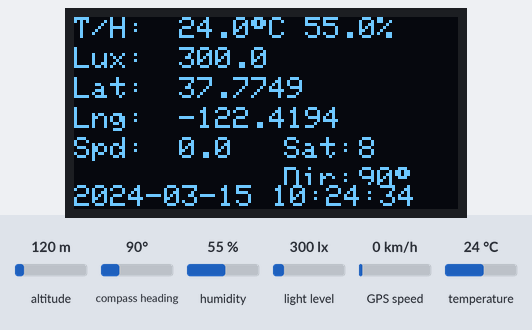
Simulated run of this sketch. Board: ESP32. Shown: 128×64 one-colour display. The inputs (shaded band) are chosen by the test bench; at power-on: compass heading 90°, humidity 55 %, light level 300 lx, GPS speed 0 km/h, temperature 24 °C, altitude 120 m. WiFi joins after 1.5 s; servers stay silent unless stated; storage starts empty; the GPS gets a fix after 3 s at 37.7749, -122.4194 with 8 satellites; what the sketch prints to the serial monitor is not drawn.

Above: at 4.8 s.
4.9 s: compass heading set to 7°
At 6.4 s:
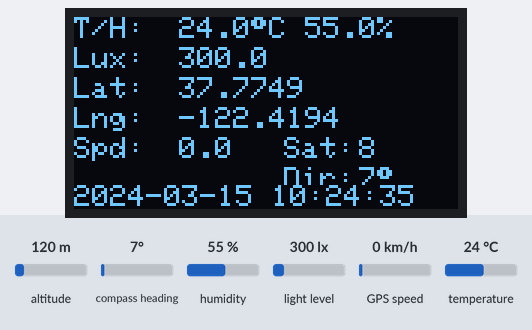
7.2 s: humidity set to 22 %
At 8.5 s:
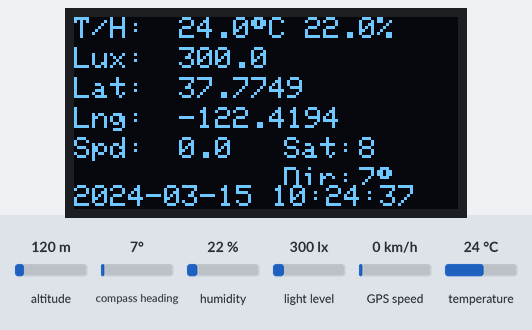
9.2 s: light level set to 40 lx
At 10.1 s:
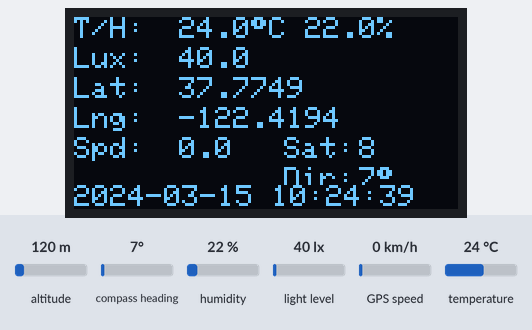
11.2 s: GPS speed set to 2 km/h
At 12.5 s:
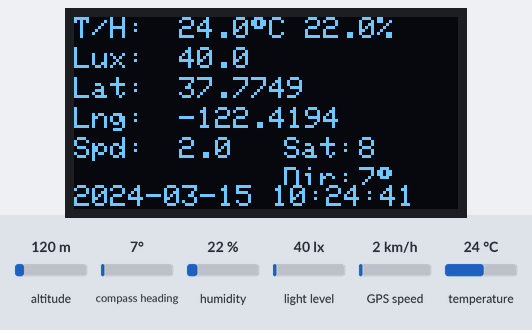
13.2 s: temperature set to 12 °C
At 14.5 s:
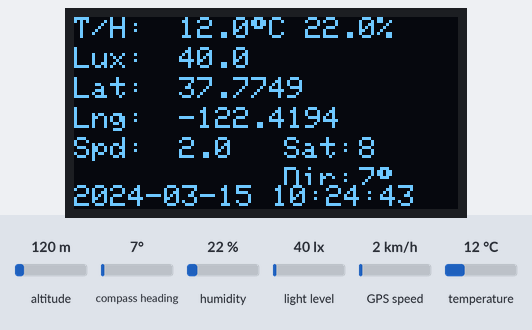
Timing chart, 0 to 16.2 s (numbered marks = the images above; inputs shaded):
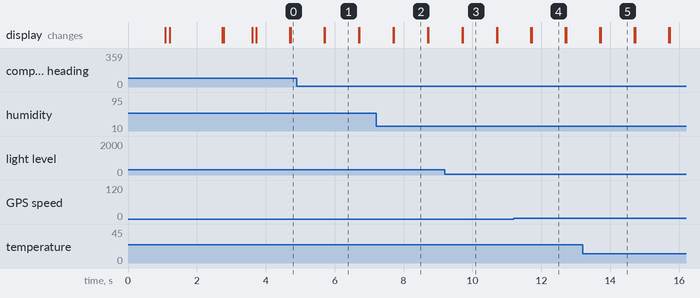

The sketch:

iotfinal.ino
```cpp
#include <Wire.h>
#include <SPI.h>
#include <SD.h>
#include <BH1750.h>
#include <TinyGPS++.h>
#include <Adafruit_SSD1306.h>
#include "Adafruit_HTU21DF.h"

// Tambahan untuk WiFiManager + Firebase
#include <WiFiManager.h>
#include <Firebase_ESP_Client.h>
#include <addons/TokenHelper.h>

// ================== PIN SETTING ======================
#define SD_CS         5
#define GPS_RX        16
#define GPS_TX        17
#define SCREEN_WIDTH  128
#define SCREEN_HEIGHT 64
#define OLED_RESET    -1

// ================== OBJEK ============================
BH1750 lightMeter;
Adafruit_HTU21DF htu = Adafruit_HTU21DF();
TinyGPSPlus gps;
HardwareSerial GPSserial(1);
Adafruit_SSD1306 display(SCREEN_WIDTH, SCREEN_HEIGHT, &Wire, OLED_RESET);
File dataFile;

// ================== FIREBASE OBJECTS ==================
FirebaseConfig config;
FirebaseAuth auth;
FirebaseData fbdo;
FirebaseJson json;

// ================== VARIABEL GLOBAL ==================
float lat = 0.0, lng = 0.0, speed = 0.0, heading = 0.0;
int sats = 0;
float temperature = 0.0, humidity = 0.0;
String currentLogFile = "";
const int valX = 35;

/* ----------------- CONFIG FIREBASE (METODE DATABASE SECRET) ----------------- */
#define FIREBASE_DATABASE_URL "SECRET"
#define FIREBASE_DATABASE_SECRET "SECRET"
#define FIREBASE_DATA_PATH "/data_realtime"

// ================== TIMER NON-BLOCKING ==================
unsigned long lastSensorTime = 0;
unsigned long lastFirebaseTime = 0;
unsigned long lastSDTime = 0;

const unsigned long sensorInterval = 1000;     // Baca sensor setiap 1 detik
const unsigned long firebaseInterval = 1000;   // Kirim Firebase setiap 1 detik
const unsigned long sdInterval = 10000;        // Simpan SD Card setiap 10 detik

// ================== DEKLARASI FUNGSI ==================
void showStatusMessage(String message);
void drawStaticLabels();
String getDateTimeString(TinyGPSDate date, TinyGPSTime time);
String getDateFileName(TinyGPSDate date);
void checkOrCreateLogFile(String fileName);
bool sendToFirebase(String datetime, float lat, float lng, float speed, int sats, float heading, float lux, float temp, float hum);
void writeToSDCard(String dateTimeStr, float lat, float lng, float speed, int sats, float heading, float lux, float temp, float hum);
void updateOLEDValues(float lux);
void showDateTimeOLED(String dateTimeStr);
void displayGPSSearching();
String padZero(int num);

// ================== SETUP ======================
void setup() {
  Serial.begin(115200);
  Wire.begin();

  if (!display.begin(SSD1306_SWITCHCAPVCC, 0x3C)) {
    Serial.println("OLED gagal!");
    while (1);
  }
  display.clearDisplay();
  showStatusMessage("Memulai sistem...");
  delay(1000);

  if (!lightMeter.begin(BH1750::CONTINUOUS_HIGH_RES_MODE)) {
    showStatusMessage("BH1750 gagal!");
    while (1);
  } else showStatusMessage("BH1750 siap");

  if (!htu.begin()) {
    showStatusMessage("HTU21D gagal!");
    while (1);
  } else showStatusMessage("HTU21D siap");

  GPSserial.begin(9600, SERIAL_8N1, GPS_RX, GPS_TX);
  showStatusMessage("GPS siap");

  if (!SD.begin(SD_CS)) {
    showStatusMessage("SD gagal!");
    while (1);
  } else showStatusMessage("SD Card siap");

  // === KONEKSI WiFiManager ===
  showStatusMessage("WiFiManager...");
  WiFiManager wm;
  if (!wm.autoConnect("ESP32_Config")) {
    Serial.println("WiFiManager gagal, restart...");
    delay(3000);
    ESP.restart();
  }
  showStatusMessage("WiFi terkoneksi");

  // === Inisialisasi Firebase ===
  showStatusMessage("Inisialisasi Firebase...");
  config.database_url = FIREBASE_DATABASE_URL;
  config.signer.tokens.legacy_token = FIREBASE_DATABASE_SECRET;
  Firebase.begin(&config, &auth);
  Firebase.reconnectWiFi(true);
  fbdo.setResponseSize(4096);

  showStatusMessage("Sistem siap");
  delay(800);

  display.clearDisplay();
  drawStaticLabels();
}

// ================== LOOP NON-BLOCKING ======================
void loop() {
  while (GPSserial.available()) gps.encode(GPSserial.read());
  unsigned long currentMillis = millis();

  // 1️⃣ BACA SENSOR SETIAP 1 DETIK
  static float lux = 0;
  if (currentMillis - lastSensorTime >= sensorInterval) {
    lastSensorTime = currentMillis;
    lux = lightMeter.readLightLevel();
    temperature = htu.readTemperature();
    humidity = htu.readHumidity();

    if (gps.location.isValid() && gps.date.isValid() && gps.time.isValid()) {
      lat = gps.location.lat();
      lng = gps.location.lng();
      speed = gps.speed.kmph();
      sats = gps.satellites.value();
      heading = gps.course.deg();

      String dateTimeStr = getDateTimeString(gps.date, gps.time);
      updateOLEDValues(lux);
      showDateTimeOLED(dateTimeStr);
    } else {
      displayGPSSearching();
    }
  }

  // 2️⃣ KIRIM DATA KE FIREBASE SETIAP 1 DETIK
  if (currentMillis - lastFirebaseTime >= firebaseInterval) {
    lastFirebaseTime = currentMillis;
    if (gps.location.isValid() && gps.date.isValid() && gps.time.isValid()) {
      String dateTimeStr = getDateTimeString(gps.date, gps.time);
      bool sent = sendToFirebase(dateTimeStr, lat, lng, speed, sats, heading, lux, temperature, humidity);
      if (!sent) Serial.println("Gagal kirim Firebase!");
    }
  }

  // 3️⃣ SIMPAN DATA KE SD CARD SETIAP 10 DETIK
  if (currentMillis - lastSDTime >= sdInterval) {
    lastSDTime = currentMillis;
    if (gps.location.isValid() && gps.date.isValid() && gps.time.isValid()) {
      String dateTimeStr = getDateTimeString(gps.date, gps.time);
      writeToSDCard(dateTimeStr, lat, lng, speed, sats, heading, lux, temperature, humidity);
    }
  }
}

// ================== FIREBASE FUNCTION ====================
bool sendToFirebase(String datetime, float lat, float lng, float speed, int sats, float heading, float lux, float temp, float hum) {
  if (WiFi.status() != WL_CONNECTED) return false;

  json.clear();
  json.add("DateTime", datetime);
  json.add("Latitude", lat);
  json.add("Longitude", lng);
  json.add("Speed_kmph", speed);
  json.add("Satellites", sats);
  json.add("Heading_deg", heading);
  json.add("Lux", lux);
  json.add("Temperature_C", temp);
  json.add("Humidity_pct", hum);

  if (Firebase.RTDB.setJSON(&fbdo, FIREBASE_DATA_PATH, &json)) {
    Serial.println("Firebase update OK");
    return true;
  } else {
    Serial.print("Firebase gagal: ");
    Serial.println(fbdo.errorReason());
    return false;
  }
}

// ================== SD CARD FUNCTION =====================
void writeToSDCard(String dateTimeStr, float lat, float lng, float speed, int sats, float heading, float lux, float temp, float hum) {
  String newLogFile = "/log_" + getDateFileName(gps.date) + ".txt";
  if (newLogFile != currentLogFile) {
    currentLogFile = newLogFile;
    checkOrCreateLogFile(currentLogFile);
  }

  if (SD.exists(currentLogFile)) {
    dataFile = SD.open(currentLogFile, FILE_APPEND);
    if (dataFile) {
      dataFile.print(dateTimeStr); dataFile.print(",");
      dataFile.print(lat, 6); dataFile.print(",");
      dataFile.print(lng, 6); dataFile.print(",");
      dataFile.print(speed, 2); dataFile.print(",");
      dataFile.print(sats); dataFile.print(",");
      dataFile.print(heading, 2); dataFile.print(",");
      dataFile.print(lux, 2); dataFile.print(",");
      dataFile.print(temp, 2); dataFile.print(",");
      dataFile.println(hum, 2);
      dataFile.close();
      Serial.println("--> Data disimpan ke " + currentLogFile);
    }
  }
}

// ================== FUNGSI TAMBAHAN ======================
String getDateTimeString(TinyGPSDate date, TinyGPSTime time) {
  char buffer[25];
  sprintf(buffer, "%04d-%02d-%02d %02d:%02d:%02d",
          date.year(), date.month(), date.day(),
          time.hour(), time.minute(), time.second());
  return String(buffer);
}

String getDateFileName(TinyGPSDate date) {
  return String(date.year()) + padZero(date.month()) + padZero(date.day());
}

String padZero(int num) {
  return (num < 10 ? "0" : "") + String(num);
}

void checkOrCreateLogFile(String fileName) {
  if (!SD.exists(fileName)) {
    File f = SD.open(fileName, FILE_WRITE);
    if (f) {
      f.println("DateTime,Latitude,Longitude,Speed(km/h),Satellites,Heading,Lux,Temperature(C),Humidity(%)");
      f.close();
    }
  }
}

void drawStaticLabels() {
  display.setTextSize(1);
  display.setTextColor(SSD1306_WHITE);
  display.setCursor(0, 0);  display.print("T/H:");
  display.setCursor(0, 10); display.print("Lux:");
  display.setCursor(0, 20); display.print("Lat:");
  display.setCursor(0, 30); display.print("Lng:");
  display.setCursor(0, 40); display.print("Spd:");
  display.setCursor(70, 40); display.print("Sat:");
  display.setCursor(70, 50); display.print("Dir:");
  display.display();
}

void updateOLEDValues(float lux) {
  display.setTextSize(1);
  display.setTextColor(SSD1306_WHITE);

  display.fillRect(valX, 0, 90, 8, SSD1306_BLACK);
  display.setCursor(valX, 0);
  display.print(temperature, 1); display.print((char)247); display.print("C ");
  display.print(humidity, 1); display.print("%");

  display.fillRect(valX, 10, 90, 8, SSD1306_BLACK);
  display.setCursor(valX, 10); display.print(lux, 1);

  display.fillRect(valX, 20, 90, 8, SSD1306_BLACK);
  display.setCursor(valX, 20); display.print(lat, 4);

  display.fillRect(valX, 30, 90, 8, SSD1306_BLACK);
  display.setCursor(valX, 30); display.print(lng, 4);

  display.fillRect(valX, 40, 35, 8, SSD1306_BLACK);
  display.setCursor(valX, 40); display.print(speed, 1);

  display.fillRect(95, 40, 25, 8, SSD1306_BLACK);
  display.setCursor(95, 40); display.print(sats);

  display.fillRect(95, 50, 30, 8, SSD1306_BLACK);
  display.setCursor(95, 50); display.print(heading, 0); display.print((char)247);

  display.display();
}

void showDateTimeOLED(String dateTimeStr) {
  display.fillRect(0, 56, SCREEN_WIDTH, 8, SSD1306_BLACK);
  display.setCursor(0, 56);
  display.setTextSize(1);
  display.setTextColor(SSD1306_WHITE);
  display.print(dateTimeStr);
  display.display();
}

void displayGPSSearching() {
  display.fillRect(0, 56, SCREEN_WIDTH, 8, SSD1306_BLACK);
  display.setCursor(0, 56);
  display.setTextSize(1);
  display.setTextColor(SSD1306_WHITE);
  display.print("Mencari sinyal GPS...");
  display.display();
}

void showStatusMessage(String message) {
  display.clearDisplay();
  display.setTextSize(1);
  display.setTextColor(SSD1306_WHITE);
  int16_t x1, y1;
  uint16_t w, h;
  display.getTextBounds(message, 0, 0, &x1, &y1, &w, &h);
  int x = (SCREEN_WIDTH - w) / 2;
  int y = (SCREEN_HEIGHT - h) / 2;
  display.setCursor(x, y);
  display.print(message);
  display.display();
}
```
